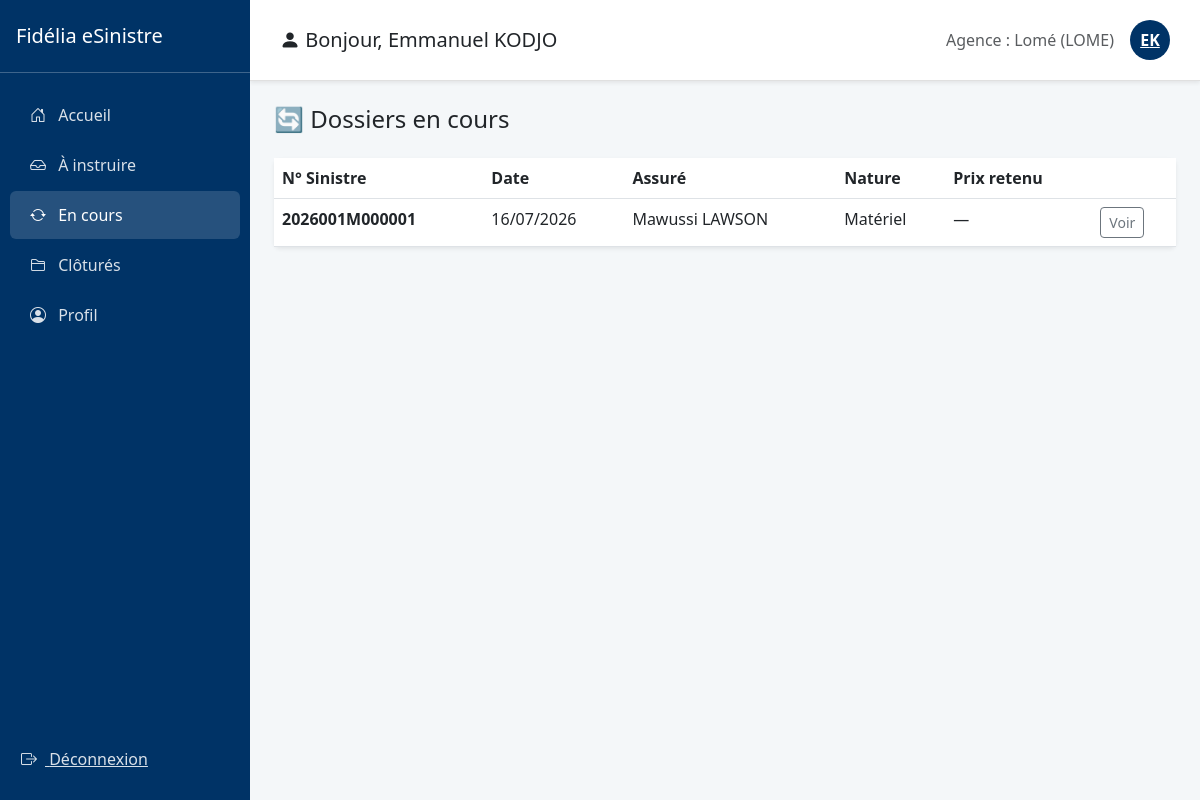
/sinistres/agent/en-cours/ (signed in), run on an earlier commit of the app's database.
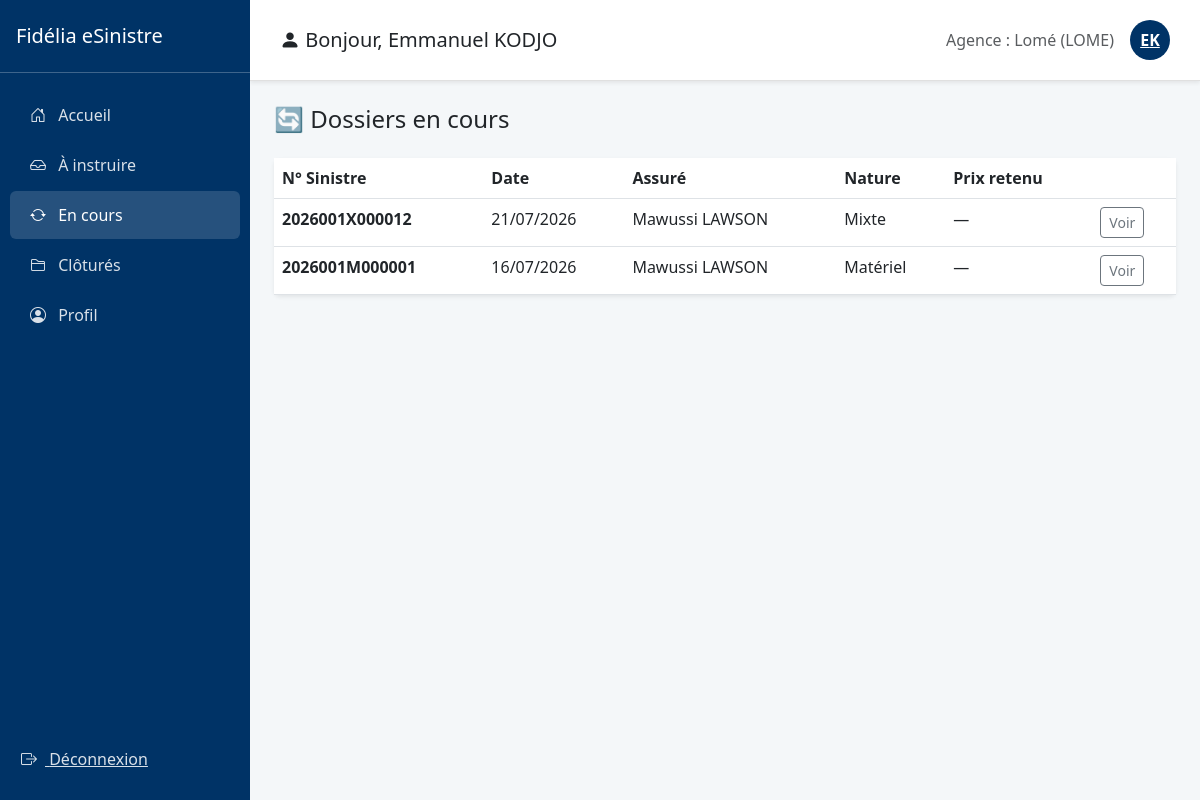
And on a later commit of the database.
### gestion_sinistres/models.py (models this page shows, shortened)
class Sinistre(models.Model):
    NATURE_CHOICES = [('C', 'Corporel'), ('M', 'Matériel'), ('X', 'Mixte')]
    STATUS_CHOICES = [
        ('SOUMIS', 'Soumis'),
        ('ATTENTE_COMPLEMENTS', 'En attente de compléments'),
        ('ATTENTE_VALIDATION', 'En attente de validation'),
        ('A_CORRIGER', 'A corriger'),
        ('EN_COURS', 'En cours'),
        ('CLOTURE', 'Clôturé'),
        ('SANS_SUITE', 'Sans suite'),
        ('REOUVERT', 'Réouvert'),
    ]
    n_police = models.CharField(max_length=50)
    nom_conducteur = models.CharField(max_length=100)
    immatriculation = models.CharField(max_length=20)
    numero_sinistre = models.CharField(max_length=20, unique=True)
    statut = models.CharField(max_length=30, choices=STATUS_CHOICES, default='SOUMIS')
    agent_traitant = models.CharField(max_length=100, blank=True, null=True)
    montant_estime = models.DecimalField(max_digits=12, decimal_places=2, default=0)
    prix_retenu = models.DecimalField(max_digits=12, decimal_places=2, null=True, blank=True)
    beneficiaire_nom = models.CharField(max_length=100, blank=True, null=True)
    beneficiaire_prenoms = models.CharField(max_length=100, blank=True, null=True)
    beneficiaire_telephone = models.CharField(max_length=20, blank=True, null=True)
    numero_cheque = models.CharField(max_length=50, blank=True, null=True)
    banque_cheque = models.CharField(max_length=100, blank=True, null=True)
    montant_cheque = models.DecimalField(max_digits=12, decimal_places=2, null=True, blank=True)
    date_emission_cheque = models.DateField(null=True, blank=True)
    attestation_generee = models.BooleanField(default=False)
    date_attestation = models.DateTimeField(null=True, blank=True)
    motif_sans_suite = models.TextField(blank=True, null=True)
    indemnisation_validee = models.BooleanField(default=False)
    date_survenance = models.DateTimeField()
    date_declaration = models.DateTimeField(auto_now_add=True)
    heure_approximative = models.TimeField()
    circonstances = models.TextField()
    vehicule = models.ForeignKey(Vehicule, on_delete=models.CASCADE)
    region = models.ForeignKey(Region, on_delete=models.SET_NULL, null=True)
    ville = models.ForeignKey(Ville, on_delete=models.SET_NULL, null=True)
    prefecture = models.ForeignKey(Prefecture, on_delete=models.SET_NULL, null=True)
    quartier = models.CharField(max_length=150)
    nature = models.CharField(max_length=1, choices=NATURE_CHOICES)
    precision = models.TextField(help_text="Circonstances exactes")
    numero_point_vente = models.CharField(max_length=10, default="001")
    assure = models.ForeignKey(User, on_delete=models.CASCADE, related_name='sinistres')
    quittance = models.ForeignKey(Quittance, on_delete=models.SET_NULL, null=True, blank=True)
    lettre_derogation = models.FileField(upload_to='sinistres/derogations/', blank=True, null=True)

### gestion_sinistres/views.py (the view)
# urls.py: path('agent/en-cours/', views.dossiers_en_cours, name='dossiers_en_cours'),
@login_required
def dossiers_en_cours(request):
    agent = getattr(request.user, 'agent', None)
    if not agent:
        return redirect('accueil_assure')
    sinistres = Sinistre.objects.filter(statut='EN_COURS').order_by('-date_declaration')
    return render(request, 'dossiers_en_cours.html', {'agent': agent, 'sinistres': sinistres})

### gestion_sinistres/models.py (called while the page is built)
    def __str__(self):
        return f"{self.nom} ({self.code})"

### gestion_sinistres/templates/dossiers_en_cours.html (shortened to what this page needs)
{% extends "base_agent.html" %}
{% block content %}
<h4 class="mb-4">🔄 Dossiers en cours</h4>
<div class="card shadow-sm border-0">
    <div class="card-body p-0">
        <table class="table mb-0">
            <thead><tr><th>N° Sinistre</th><th>Date</th><th>Assuré</th><th>Nature</th><th>Prix retenu</th><th></th></tr></thead>
            <tbody>
                {% for s in sinistres %}
                <tr>
                    <td><strong>{{ s.numero_sinistre }}</strong></td>
                    <td>{{ s.date_declaration|date:"d/m/Y" }}</td>
                    <td>{{ s.assure.get_full_name|default:s.assure.username }}</td>
                    <td>{{ s.get_nature_display }}</td>
                    <td>{{ s.prix_retenu|default:"—" }}</td>
                    <td><a href="{% url 'detail_sinistre_agent' s.id %}" class="btn btn-sm btn-outline-secondary">Voir</a></td>
                </tr>
                {% empty %}
                <tr><td colspan="6" class="text-center text-muted py-3">Aucun dossier en cours.</td></tr>
                {% endfor %}
            </tbody>
        </table>
    </div>
</div>
{% endblock %}

What changed in the data, as far as the page shows it:
added Sinistre: numero_sinistre "2026001X000012", date_declaration "21/07/2026", assure.get_full_name "Mawussi LAWSON", nature "Mixte", prix_retenu "—"
